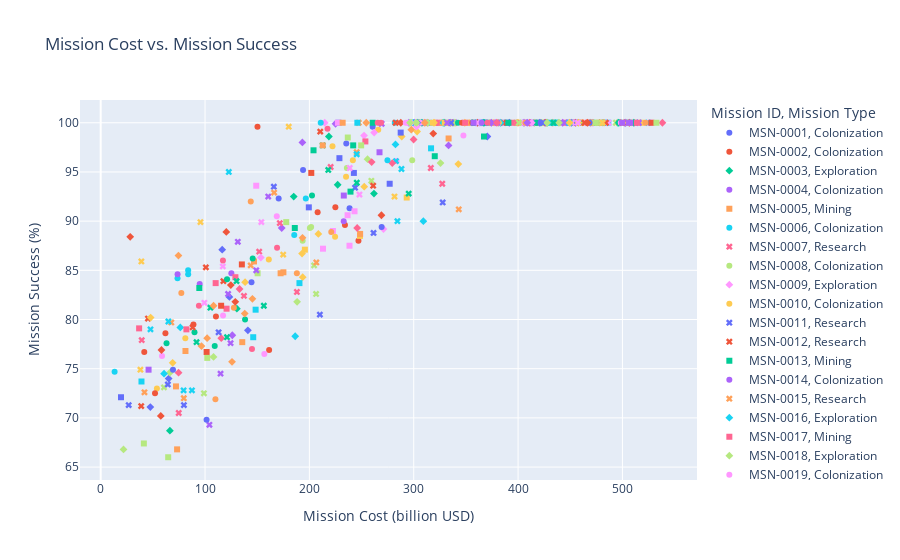

Notebook code for this chart:
### Code cell
# Create a scatter plot for Mission Cost vs. Mission Success
fig = px.scatter(df, x='Mission Cost (billion USD)', y='Mission Success (%)',
                 title='Mission Cost vs. Mission Success',
                 color='Mission ID',        #we used color to show the mission id
                 symbol='Mission Type')        #we used symbol to show the mission type

fig.show()
